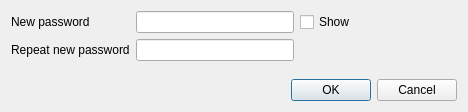
<?xml version="1.0" encoding="UTF-8"?>
<ui version="4.0">
 <class>NewPasswordDialog</class>
 <widget class="QDialog" name="NewPasswordDialog">
  <property name="geometry">
   <rect>
    <x>0</x>
    <y>0</y>
    <width>468</width>
    <height>112</height>
   </rect>
  </property>
  <property name="windowTitle">
   <string>New password</string>
  </property>
  <layout class="QGridLayout" name="gridLayout_2">
   <item row="0" column="0">
    <layout class="QVBoxLayout" name="verticalLayout">
     <item>
      <layout class="QGridLayout" name="gridLayout">
       <item row="0" column="0">
        <widget class="QLabel" name="label">
         <property name="text">
          <string>New password</string>
         </property>
        </widget>
       </item>
       <item row="0" column="1">
        <widget class="QLineEdit" name="passwordEdit">
         <property name="echoMode">
          <enum>QLineEdit::Password</enum>
         </property>
        </widget>
       </item>
       <item row="0" column="2">
        <widget class="QCheckBox" name="showCheckBox">
         <property name="text">
          <string>Show</string>
         </property>
        </widget>
       </item>
       <item row="1" column="0">
        <widget class="QLabel" name="label_2">
         <property name="text">
          <string>Repeat new password</string>
         </property>
        </widget>
       </item>
       <item row="1" column="1">
        <widget class="QLineEdit" name="passwordRepeatEdit">
         <property name="echoMode">
          <enum>QLineEdit::Password</enum>
         </property>
        </widget>
       </item>
       <item row="1" column="2">
        <spacer name="horizontalSpacer_2">
         <property name="orientation">
          <enum>Qt::Horizontal</enum>
         </property>
         <property name="sizeHint" stdset="0">
          <size>
           <width>40</width>
           <height>20</height>
          </size>
         </property>
        </spacer>
       </item>
      </layout>
     </item>
     <item>
      <spacer name="verticalSpacer">
       <property name="orientation">
        <enum>Qt::Vertical</enum>
       </property>
       <property name="sizeHint" stdset="0">
        <size>
         <width>20</width>
         <height>40</height>
        </size>
       </property>
      </spacer>
     </item>
     <item>
      <layout class="QHBoxLayout" name="horizontalLayout">
       <item>
        <spacer name="horizontalSpacer">
         <property name="orientation">
          <enum>Qt::Horizontal</enum>
         </property>
         <property name="sizeHint" stdset="0">
          <size>
           <width>40</width>
           <height>20</height>
          </size>
         </property>
        </spacer>
       </item>
       <item>
        <widget class="QPushButton" name="okButton">
         <property name="text">
          <string>OK</string>
         </property>
        </widget>
       </item>
       <item>
        <widget class="QPushButton" name="cancelButton">
         <property name="text">
          <string>Cancel</string>
         </property>
         <property name="autoDefault">
          <bool>false</bool>
         </property>
        </widget>
       </item>
      </layout>
     </item>
    </layout>
   </item>
  </layout>
 </widget>
 <tabstops>
  <tabstop>passwordEdit</tabstop>
  <tabstop>passwordRepeatEdit</tabstop>
  <tabstop>showCheckBox</tabstop>
  <tabstop>okButton</tabstop>
  <tabstop>cancelButton</tabstop>
 </tabstops>
 <resources/>
 <connections/>
</ui>
